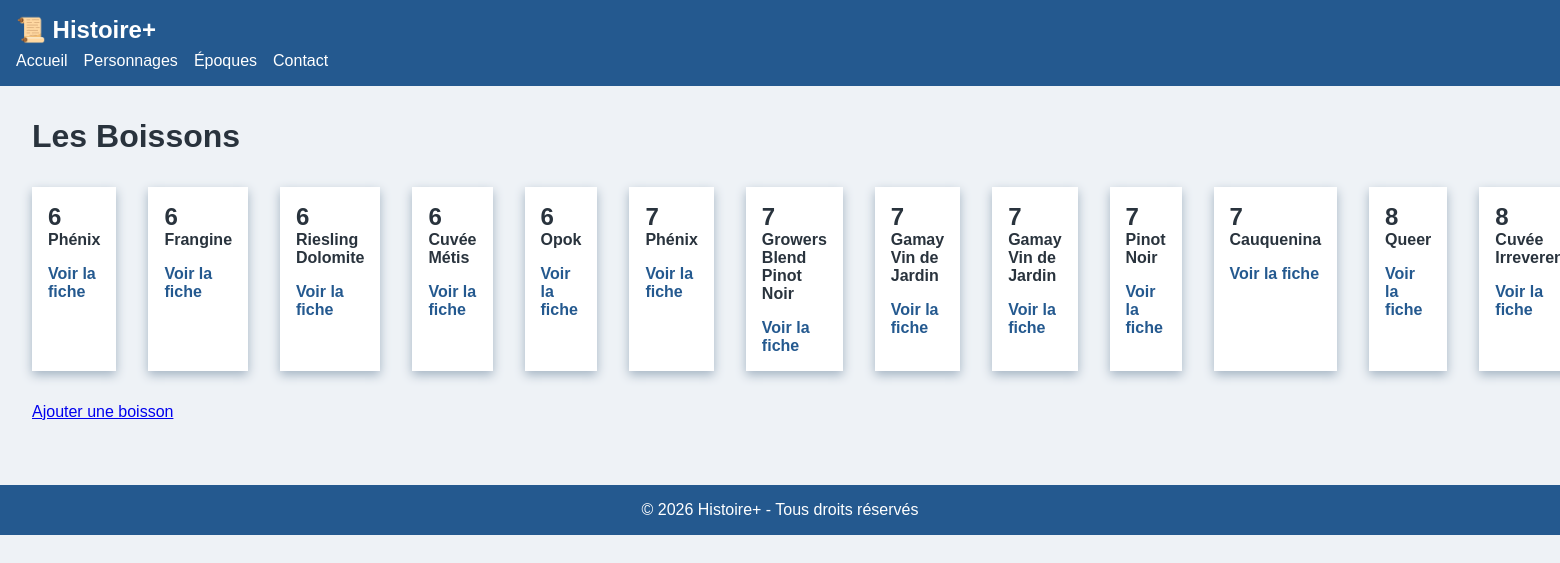
The app's page /boisson/index.php, older data.
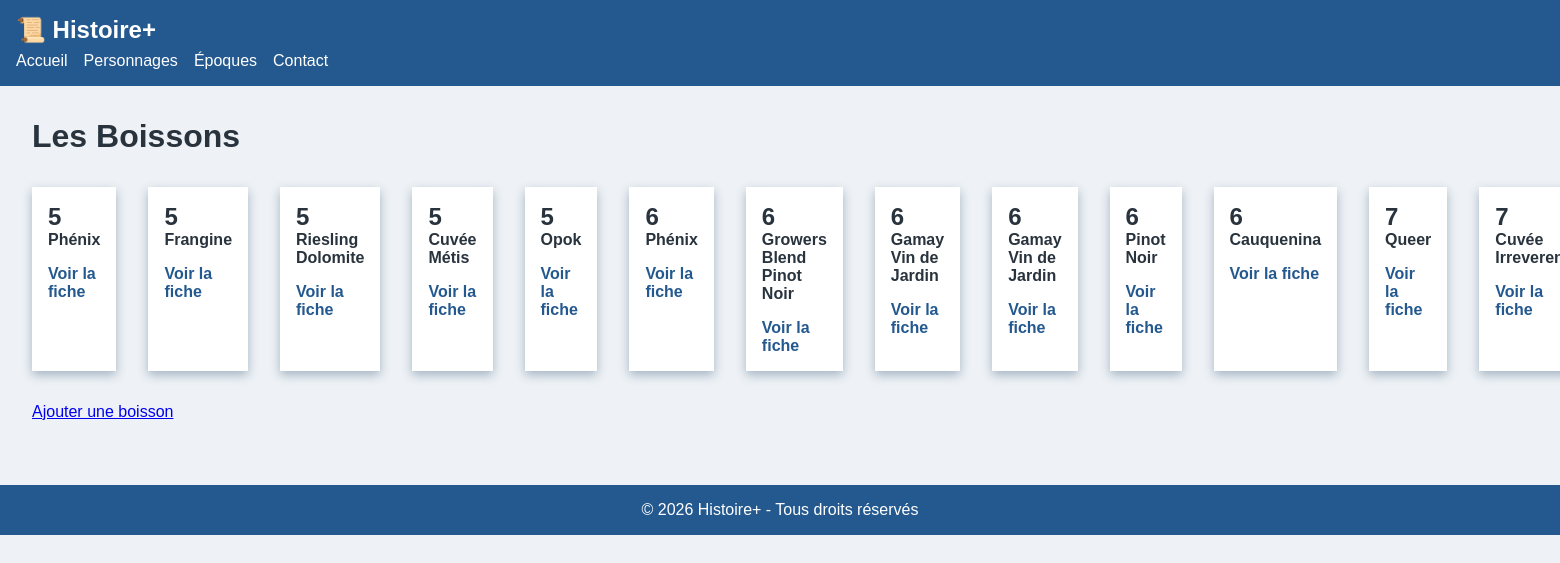
The same page, newer data.
### tables this page shows
CREATE TABLE "boisson" (
	"id"	INTEGER,
	"categorie_id"	INTEGER,
	"origine"	TEXT,
	"nom"	TEXT,
	"anne"	INTEGER,
	"extra"	TEXT,
	"pays"	TEXT,
	"prix"	INTEGER,
	"created_at"	TEXT DEFAULT current_timestamp,
	"updated_at"	TEXT DEFAULT current_timestamp,
	PRIMARY KEY("id")
);

### public/boisson/index.php (the view, shortened to what this page needs)
<?php
$bd = "../../database/db.sqlite";
$pdo = new PDO("sqlite:" . $bd);
$stmt = $pdo->prepare("SELECT * FROM boisson");
$stmt->execute();
$boisson = '';
$boisson .= '<div class="cards">';
while ($enr = $stmt->fetch()) {
    $types = [
        "Entrées",
        "Plats principaux - viande",
        "Plats principaux - poissons et fruits de mer",
        "Plats principaux - végétarien",
        "Desserts",
        "vin blanc",
        "vin rouge",
        "vin orange et nature",
        "vin mousseux",
        "spiritueux et digestifs",
    ];
    $boisson .= '<article class="card">';
    foreach ($types as $i => $type) {
        if ($enr['categorie_id'] == $i) {
            $boisson .= '<h2>' . $i . '</h2>';
        }
    }
    $boisson .= '<h4>' . $enr['nom'] . '</h4>';
    $boisson .= '<a href="fiche.php?id=' . $enr['id'] . '">Voir la fiche</a>';
    $boisson .= '</article>';
}
$boisson .= '</div>';
$ajout = '';
$ajout .= '<a href="ajout.php?id=' . $enr['id'] . '">Ajouter une boisson</a>';
?>
<!DOCTYPE html>
<html lang="fr">
<head>
    <link rel="stylesheet" href="../css/styles.css">
</head>
<body>
    <header>
        <div class="logo">📜 Histoire+</div>
        <nav>
            <ul>
                <li><a href="../index.php">Accueil</a></li>
                <li><a href="#">Personnages</a></li>
                <li><a href="#">Époques</a></li>
                <li><a href="#">Contact</a></li>
            </ul>
        </nav>
    </header>
    <main class="home">
        <h1>Les Boissons</h1>
        <?php echo $boisson; ?>
        <?php echo $ajout; ?>
    </main>
    <footer>
        <p>© 2026 Histoire+ - Tous droits réservés</p>
    </footer>
</body>
</html>

### public/css/styles.css (style rules this page uses)
:root { --couleur-primaire: hsl(210, 60%, 35%); --couleur-secondaire: hsl(45, 80%, 50%); --couleur-fond: hsl(210, 30%, 95%); --couleur-texte: hsl(210, 20%, 20%); --ombre: 0 4px 10px hsl(210, 20%, 70%); }
* { margin: 0; padding: 0; box-sizing: border-box; }
body { font-family: Arial, sans-serif; background: var(--couleur-fond); color: var(--couleur-texte); }
main { display: flex; padding: 2rem; gap: 2rem; }
.home { flex-direction: column; }
footer { text-align: center; padding: 1rem; background: var(--couleur-primaire); color: white; margin-top: 2rem; }

Row changes from the older to the newer data that the page shows:
changed boisson (number 1 of 13 on the later page): categorie_id 6 → 5 (drawn)
changed boisson "Frangine": categorie_id 6 → 5 (drawn)
changed boisson "Riesling Dolomite": categorie_id 6 → 5 (drawn)
changed boisson "Cuvée Métis": categorie_id 6 → 5 (drawn)
changed boisson "Opok": categorie_id 6 → 5 (drawn)
changed boisson (number 6 of 13 on the later page): categorie_id 7 → 6 (drawn)
changed boisson "Growers Blend Pinot Noir": categorie_id 7 → 6 (drawn)
changed boisson (number 8 of 13 on the later page): categorie_id 7 → 6 (drawn)
changed boisson (number 9 of 13 on the later page): categorie_id 7 → 6 (drawn)
changed boisson "Pinot Noir": categorie_id 7 → 6 (drawn)
changed boisson "Cauquenina": categorie_id 7 → 6 (drawn)
changed boisson "Queer": categorie_id 8 → 7 (drawn)
changed boisson "Cuvée…": categorie_id 8 → 7 (drawn)
Text that changed along with them:
new list line: "5"
new list line: "6"
new list line: "7"
list line gone: "6"
list line gone: "7"
list line gone: "8"
